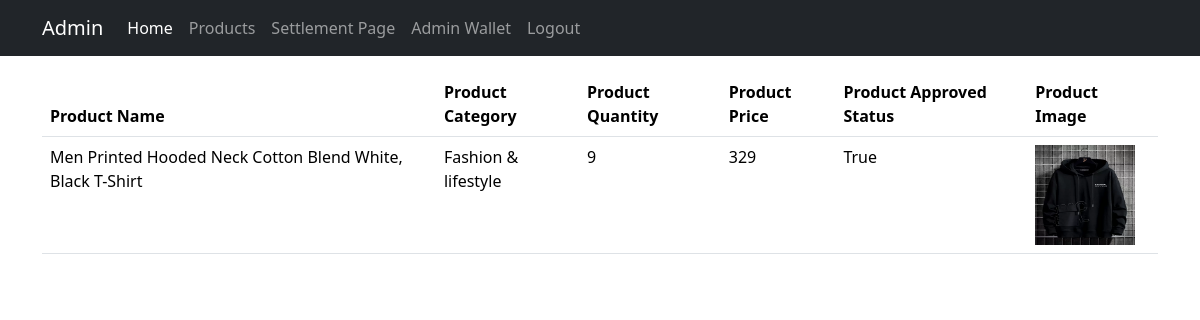
Screenshot of /superadmin/category/2/ (signed in) with the database file from the repository.
### seller/models.py (models this page shows, shortened)
class Product(models.Model):
    seller = models.ForeignKey(Seller, on_delete=models.CASCADE)
    category = models.ForeignKey(Category, on_delete=models.CASCADE)
    name = models.CharField(max_length=100)
    description = models.TextField()
    price = models.IntegerField()
    image = models.ImageField(upload_to="media/")
    quantity = models.IntegerField()
    approved = models.BooleanField(default=False)

class Category(models.Model):
    name = models.CharField(max_length=50)
    def __str__(self):
        return self.name

### superadmin/views.py (the view)
# urls.py: path("category/<int:id>/", views.product_categorywise, name="product_categorywise"),
@login_required(login_url="/superadmin/login/")
def product_categorywise(request, id):
    try:
        category = get_object_or_404(Category, id=id)
        product = Product.objects.filter(category=category)
        return render(request, "category_product.html", {"product": product})
    except Exception as e:
        print(
            f"An error occurred while retrieving the category-wise product list: {str(e)}"
        )
        return render(request, "categorywise_product_error.html")

### buyer/context_processors.py (called while the page is built)
def cart_item_count(request):
    user = request.user
    if user.is_authenticated:
        cart_item_count = 0
        cart = CartItem.objects.filter(user_id=user.id)
        for c in cart:
            cart_item_count = cart_item_count + c.quantity
    else:
        cart_item_count = 0
    return {"cart_item_count": cart_item_count}

### templates/category_product.html
{% include "superadmin_nav.html" %}
<div class="container mt-auto py-3">
    <table class="table">
        <thead>
            <tr>
                <th>Product Name</th>
                <th>Product Category</th>
                <th>Product Quantity</th>
                <th>Product Price</th>
                <th>Product Approved Status</th>
                <th>Product Image</th>
            </tr>
        </thead>
        <tbody>
            {% for p in product %}
            <tr>
                <td>{{ p.name }}</td>
                <td>{{ p.category }}</td>
                <td>{{ p.quantity }}</td>
                <td>{{ p.price }}</td>
                <td>{{ p.approved }}</td>
                <td><img src="/media/{{ p.image }}" alt="No image found" width="100" height="100"></td>
            </tr>
            {% endfor %}
        </tbody>
    </table>
</div>

### rows the page displays
Product: name "Men Printed Hooded Neck Cotton Blend White, Black T-Shirt", category "Fashion & lifestyle", quantity "9", price "329", approved "True", image (picture)
